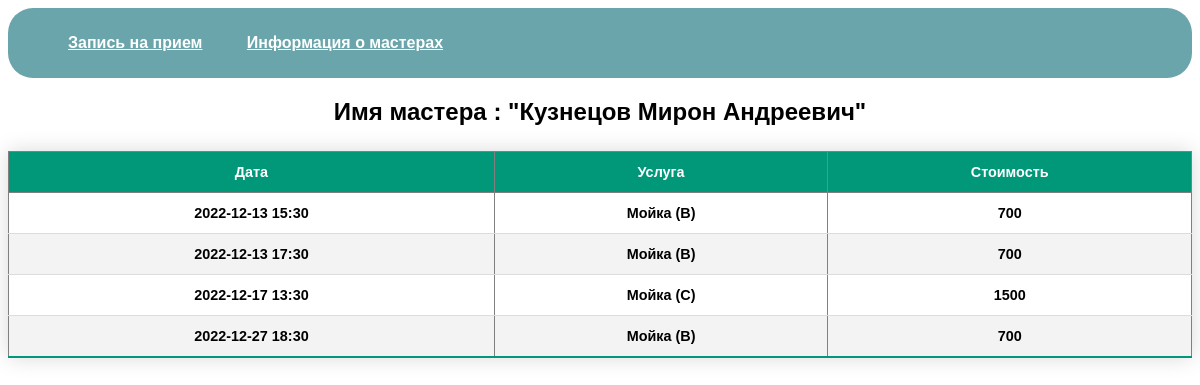
/completed_work.php?id=9, run on the app's committed database.
### tables this page shows
CREATE TABLE workers
(
    id                INTEGER PRIMARY KEY AUTOINCREMENT,
    first_n           TEXT    NOT NULL,
    second_n          TEXT    NOT NULL,
    middle_n          TEXT    NOT NULL,
    status            TEXT    NOT NULL CHECK (status = "working" OR status = "fired" ),
    percent           REAL    NOT NULL CHECK ( percent BETWEEN 0 AND 100),
    specialization_id INTEGER NOT NULL,
    FOREIGN KEY (specialization_id) REFERENCES specializations (id)
);

### public/config/connect.php (called while the page is built, shortened)
<?php
function getData($pdo, $query)
{
    $statement = $pdo->query($query);
    $data = $statement->fetchAll();
    return $data;
}

### public/completed_work.php (the view, shortened to what this page needs)
<!DOCTYPE html>
<html lang="en">
<head>
    <link rel="stylesheet" href="./styles.css">
</head>
<body>
    <div class="nav_bar">
        <nav>
            <ul>
                <li>
                    <a href="./appointments.php">Запись на прием</a>
                </li>
                <li>
                    <a href="./index.php">Информация о мастерах</a>
                </li>
            </ul>
        </nav>
    </div>
    <?php
    require_once "./config/connect.php";
    $query = "SELECT * FROM workers WHERE id == {$_GET['id']};";
    $name = getData(pdo: $pdo, query: $query);
    ?>
    <h2 style="text-align:center;">Имя мастера :
        "<?= $name[0]['second_n'], " ", $name[0]['first_n'], " ", $name[0]['middle_n'] ?>"</h2>
    <?php
    $query = "SELECT day,name_service,price,work_status FROM registrations
                  INNER JOIN services s on registrations.service_id = s.id WHERE worker_id == {$_GET['id']};";
    $data = getData(pdo: $pdo, query: $query);
    ?>
    <table border="1" cellpadding="10" class="table">
        <thead>
            <th>Дата</th>
            <th>Услуга</th>
            <th>Стоимость</th>
        </thead>
        <?php foreach ($data as $d) { ?>
            <tr>
                <th><?= $d['day'] ?></th>
                <th><?= $d['name_service'] ?></th>
                <th><?= $d['price'] ?></th>
            </tr>
        <?php } ?>
    </table>
</body>
</html>

### public/styles.css (style rules this page uses)
.table { border-collapse: collapse; margin: 25px 0; font-size: 0.9em; font-family: sans-serif; min-width: 400px; box-shadow: 0 0 20px rgba(0, 0, 0, 0.15); }
.table th, .table td { padding: 12px 15px; }
.table tbody tr { border-bottom: 1px solid #dddddd; }
.table tbody tr:nth-of-type(even) { background-color: #f3f3f3; }
.table tbody tr:last-of-type { border-bottom: 2px solid #009879; }
a { color: #6d916c; }
body { font-family: sans-serif; }
h1, h2 { text-align: center; }
table { width: 100%; }
.nav_bar { height: 100%; width: 100%; background-color: #69a5aa; border-radius: 25px; }
nav { display: flex; justify-content: space-between; }
nav ul li { list-style-type: none; display: inline-block; padding: 10px 20px; }
nav ul li a { color: white; font-weight: bold; }

### data on the page
workers: second_n "Кузнецов", first_n "Мирон", middle_n "Андреевич"

### other printed values
$d['day'] "2022-12-13 15:30"
$d['name_service'] "Мойка (B)"
$d['price'] "700"
$d['day'] "2022-12-13 17:30"
$d['day'] "2022-12-17 13:30"
$d['name_service'] "Мойка (C)"
$d['price'] "1500"
$d['day'] "2022-12-27 18:30"
